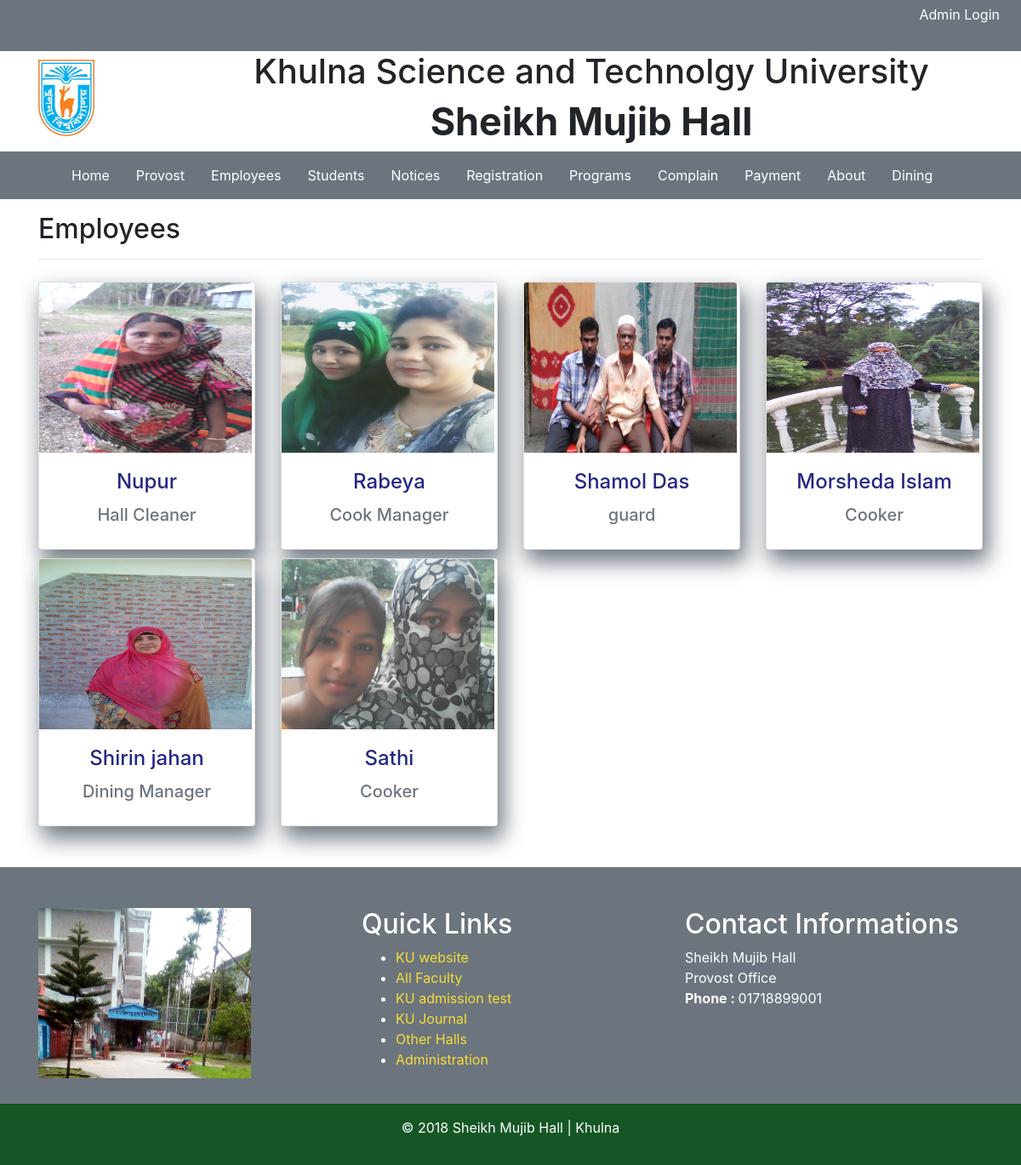
Page /employees.php on the committed database.
### tables this page shows
CREATE TABLE `tbl_employee` (
  `id` int(11) NOT NULL,
  `name` varchar(100) NOT NULL,
  `job` varchar(100) NOT NULL,
  `address` varchar(100) NOT NULL,
  `phone` int(11) NOT NULL,
  `image` varchar(100) NOT NULL
);

### employees.php (the view)
<?php require_once 'header.php' ?>
<?php require_once "config.php" ?>
<section id="doctor-team" class="section-padding">
  <div class="container">
    <div class="row mt-3 mb-5">
      <div class="col-md-12">
        <h2 class="ser-title">Employees</h2>
        <hr class="botm-line">
      </div>
      <?php
      $statement = $db->prepare("SELECT * FROM tbl_employee");
      $statement->execute();
      $result = $statement->fetchAll(PDO::FETCH_ASSOC);
      foreach ($result as $row) { ?>
		<div class="col-md-3">
          <div class="card single-link">
            <img class="card-img-top" src="images/employees/<?= $row['image'] ?>">
            <div class="card-body">
              <h4 class="card-title">
                <a href="single_employee.php?id=<?= $row['id'] ?>"><?= $row['name'] ?></a>
              </h4>
              <h5 class="text-muted"><?= $row['job'] ?> </h5>
            </div>
          </div>
        </div>
      <?php } ?>
    </div>
  </div>
</section>
<?php require_once 'footer.php' ?>

### header.php (shortened to what this page needs)
<!DOCTYPE html>
<html lang="en">
<head>
  <link rel="stylesheet" href="css/bootstrap/bootstrap.min.css">
  <link rel="stylesheet" href="css/animate/animate.css">
  <link rel="stylesheet" href="css/custom/style.css">
  <link rel="stylesheet" href="css/responsive/style-responsive.css">
  <link href="css/font-awesome/css/font-awesome.min.css" rel="stylesheet">
</head>
<body>
  <div id="app">
    <div class="header-top-nav">
      <ul class="mr-4 float-right">
        <li><a class="text-white" href="admin/login.php">Admin Login</a></li>
      </ul>
      <div class="clearfix"></div>
    </div>
    <div class="header-logo">
      <div class="container">
        <div class="row">
          <div class="col-md-2">
            <img src="images/logos/logo.jpg" class="img img-fluid">
          </div>
          <div class="col-md-10 text-center">
            <h1>Khulna Science and Technolgy University</h1>
            <h2 class="header-faculty-name text-center">Sheikh Mujib Hall</h2>
          </div>
        </div>
      </div>
    </div>
    <nav class="navbar navbar-expand-lg navbar-light bg-primary">
      <div class="container">
        <div class="collapse navbar-collapse" id="navbarNavDropdown">
          <ul class="navbar-nav">
            <li class="nav-item active">
              <a class="nav-link" href="index.php">Home <span class="sr-only">(current)</span></a>
            </li>
            <li class="nav-item">
              <a class="nav-link" href="provost.php">Provost</a>
            </li>
			<li class="nav-item">
              <a class="nav-link" href="employees.php">Employees</a>
            </li>
            <li class="nav-item">
              <a class="nav-link" href="students.php">Students</a>
            </li>
            <li class="nav-item">
              <a class="nav-link" href="notices.php">Notices</a>
            </li>
              <li class="nav-item">
                  <a class="nav-link" href="add_new_student.php">Registration</a>
              </li>
              <li class="nav-item">
              <a class="nav-link" href="programs.php">Programs</a>
            </li>
              <li class="nav-item">
              <a class="nav-link" href="complain.php">Complain</a>
            </li>
              <li class="nav-item">
              <a class="nav-link" href="Payment.php">Payment</a>
            </li>
            <li class="nav-item">
              <a class="nav-link" href="about.php">About</a>
            </li>
            <li class="nav-item">
              <a class="nav-link" href="buy-token.php">Dining</a>
            </li>
          </ul>
        </div>
      </div>
    </nav>

### footer.php (shortened to what this page needs)
<div class="footer-top pt-5 pb-4">
  <div class="container">
    <div class="row">
      <div class="col-md-4">
        <img class="card-img-top" src="images/defaults/hall.jpg">
      </div>
      <div class="col-md-4">
        <h2>Quick Links</h2>
        <ul>
          <li><a href="http://ku.ac.bd/">KU  website</a></li>
          <li><a href="http://ku.ac.bd/faculties/search">All Faculty</a></li>
          <li><a href="http://ku.ac.bd/site/main/Admission">KU admission test</a></li>
          <li><a href="http://journal.ku.ac.bd/">KU Journal</a></li>
          <li><a href="http://ku.ac.bd/site/main/facilities/hallfacilities">Other Halls</a></li>
          <li><a href="http://ku.ac.bd/site/main/administration">Administration</a></li>
        </ul>
      </div>
      <div class="col-md-4">
        <h2>Contact Informations</h2>
        <address class="address">
          Sheikh Mujib Hall <br>
          Provost Office <br>
          <strong>Phone : </strong> 01718899001 <br>
        </address>
      </div>
    </div>
  </div>
</div>
<div class="footer-bottom pt-3 pb-3">
  <p class="text-center">&copy; 2018 Sheikh Mujib Hall | Khulna </p>
</div>
</div>
</body>
</html>

### css/custom/style.css (style rules this page uses)
a { color: #262686; }
.header-top-nav { background: #6c757d; padding: 1px; padding-top: 5px; height:60px; }
.header-top-nav ul { list-style: none; }
.header-top-nav ul li { display: inline; }
.header-logo img { max-height: 90px; margin-top: 10px; }
.header-faculty-name { font-size: 45px; font-weight: bold; }
.single-link { margin-top: 10px; text-align: center; cursor: pointer; box-shadow: 5px 13px 26px 1px #6c757d; transition: .5s; }
.single-link img { max-height: 210px; }
.footer-top { background: #6c757d; color: #FFF; }
.footer-top a { color: #f6dd3a; }
.footer-bottom { background: #155724; color: #FFF; }
.bg-primary { background-color: #6c757d!important; }
.navbar-light .navbar-nav .active>.nav-link, .navbar-light .navbar-nav .nav-link.active, .navbar-light .navbar-nav .nav-link.show, .navbar-light .navbar-nav .show>.nav-link { color: rgb(255, 255, 255); }
.navbar-light .navbar-nav .nav-link { color: rgb(255, 255, 255); transition: .6s; }
.navbar-light .navbar-nav .nav-link { color: rgb(255, 255, 255); margin-left: 15px; font-weight: 400; }

### rows in the picture
tbl_employee: image (picture), name "Nupur", job "Hall Cleaner"
tbl_employee: image (picture), name "Rabeya", job "Cook Manager"
tbl_employee: image (picture), name "Shamol Das", job "guard"
tbl_employee: image (picture), name "Morsheda Islam", job "Cooker"
tbl_employee: image (picture), name "Shirin jahan", job "Dining Manager"
tbl_employee: image (picture), name "Sathi", job "Cooker"
